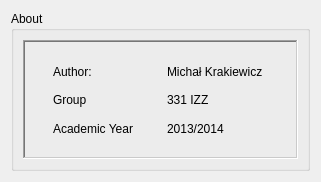
<?xml version="1.0" encoding="UTF-8"?>
<ui version="4.0">
 <class>AboutDialog</class>
 <widget class="QDialog" name="AboutDialog">
  <property name="geometry">
   <rect>
    <x>0</x>
    <y>0</y>
    <width>321</width>
    <height>182</height>
   </rect>
  </property>
  <property name="windowTitle">
   <string>Dialog</string>
  </property>
  <layout class="QGridLayout" name="gridLayout">
   <item row="1" column="0">
    <widget class="QGroupBox" name="groupBox">
     <property name="title">
      <string>About</string>
     </property>
     <layout class="QGridLayout" name="gridLayout_2">
      <item row="0" column="0">
       <widget class="QFrame" name="frame">
        <property name="frameShape">
         <enum>QFrame::WinPanel</enum>
        </property>
        <property name="frameShadow">
         <enum>QFrame::Sunken</enum>
        </property>
        <widget class="QWidget" name="gridLayoutWidget">
         <property name="geometry">
          <rect>
           <x>30</x>
           <y>20</y>
           <width>221</width>
           <height>80</height>
          </rect>
         </property>
         <layout class="QGridLayout" name="gridLayout_3">
          <item row="0" column="0">
           <widget class="QLabel" name="label">
            <property name="text">
             <string>Author:</string>
            </property>
           </widget>
          </item>
          <item row="0" column="1">
           <widget class="QLabel" name="label_2">
            <property name="text">
             <string>Michał Krakiewicz</string>
            </property>
           </widget>
          </item>
          <item row="1" column="0">
           <widget class="QLabel" name="label_3">
            <property name="text">
             <string>Group</string>
            </property>
           </widget>
          </item>
          <item row="1" column="1">
           <widget class="QLabel" name="label_4">
            <property name="text">
             <string>331 IZZ</string>
            </property>
           </widget>
          </item>
          <item row="2" column="0">
           <widget class="QLabel" name="label_5">
            <property name="text">
             <string>Academic Year</string>
            </property>
           </widget>
          </item>
          <item row="2" column="1">
           <widget class="QLabel" name="label_6">
            <property name="text">
             <string>2013/2014</string>
            </property>
           </widget>
          </item>
         </layout>
        </widget>
       </widget>
      </item>
     </layout>
    </widget>
   </item>
  </layout>
 </widget>
 <resources/>
 <connections/>
</ui>
